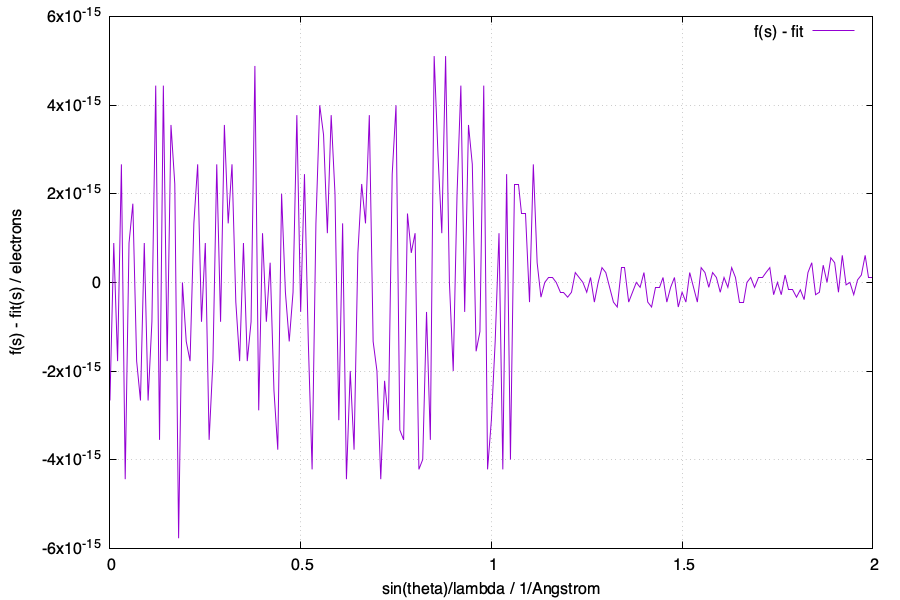

This chart was generated by the following gnuplot code:
# Fit of a spherical atom form factor to Gaussians, written by Tonto.
# Run with:  gnuplot 'carbon_IT_check.gnuplot'
f(x) = A1**2*exp(-B1**2*x**2) + A2**2*exp(-B2**2*x**2) + A3**2*exp(-B3**2*x**2) + A4**2*exp(-B4**2*x**2) + C**2
A1 = 1.59405144208084E+00
B1 = 4.33122499992785E+00
A2 = 1.05924501414923E+00
B2 = 3.03096519280575E+00
A3 = 1.32191527716416E+00
B3 = 7.15422951826400E-01
A4 = 9.75448614740930E-01
B4 = 6.81807010817577E+00
C = 4.86990759665930E-01
set fit quiet
set fit errorvariables
set fit limit 1e-10
set fit maxiter 2000
set fit logfile 'carbon_IT_check.fit.log'
fit [0:2.0000] f(x) 'carbon_IT_check.dat' using 1:2 via A1,B1,A2,B2,A3,B3,A4,B4,C
set print 'carbon_IT_check.coeffs'
print A1**2; print 2*abs(A1)*A1_err
print B1**2; print 2*abs(B1)*B1_err
print A2**2; print 2*abs(A2)*A2_err
print B2**2; print 2*abs(B2)*B2_err
print A3**2; print 2*abs(A3)*A3_err
print B3**2; print 2*abs(B3)*B3_err
print A4**2; print 2*abs(A4)*A4_err
print B4**2; print 2*abs(B4)*B4_err
print C**2; print 2*abs(C)*C_err
print FIT_WSSR; print FIT_NDF
set terminal pngcairo size 900,600
set output 'carbon_IT_check.png'
set xlabel 'sin(theta)/lambda / 1/Angstrom'
set ylabel 'f(s) - fit(s) / electrons'
set grid
plot 'carbon_IT_check.dat' using 1:($2-f($1)) with lines title 'f(s) - fit'
